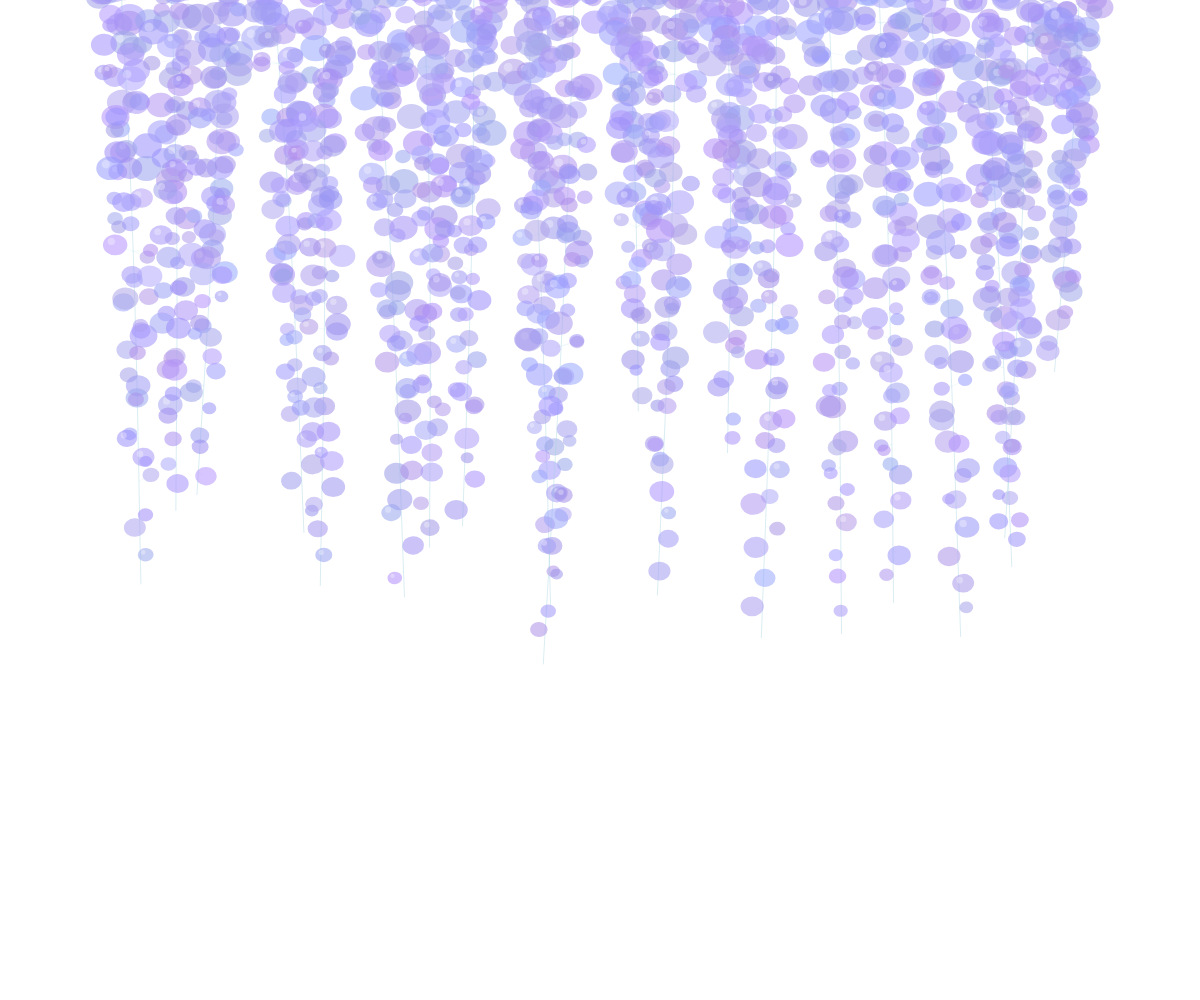
Frame 1 (no input)
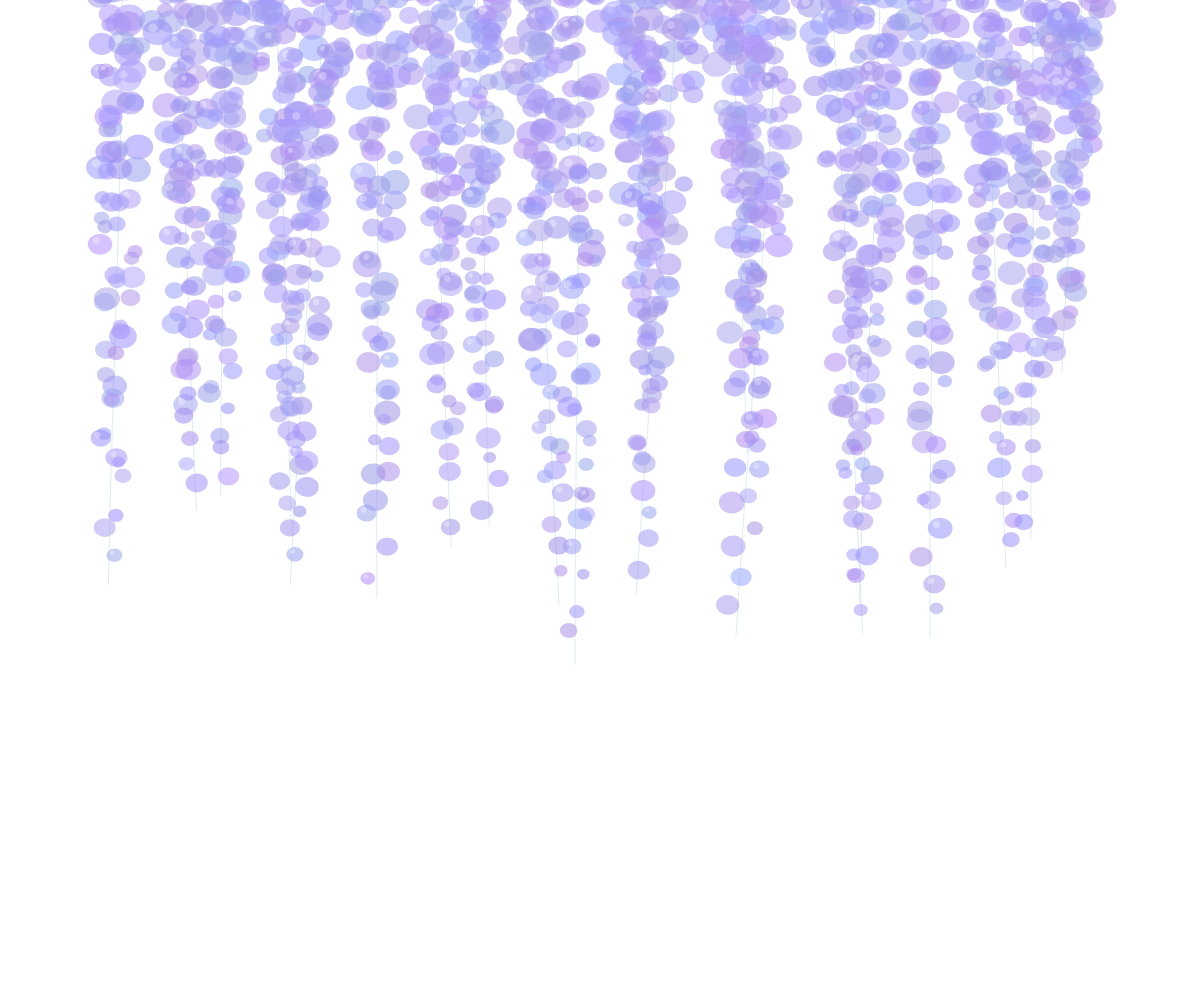
Frame 60 (no input)
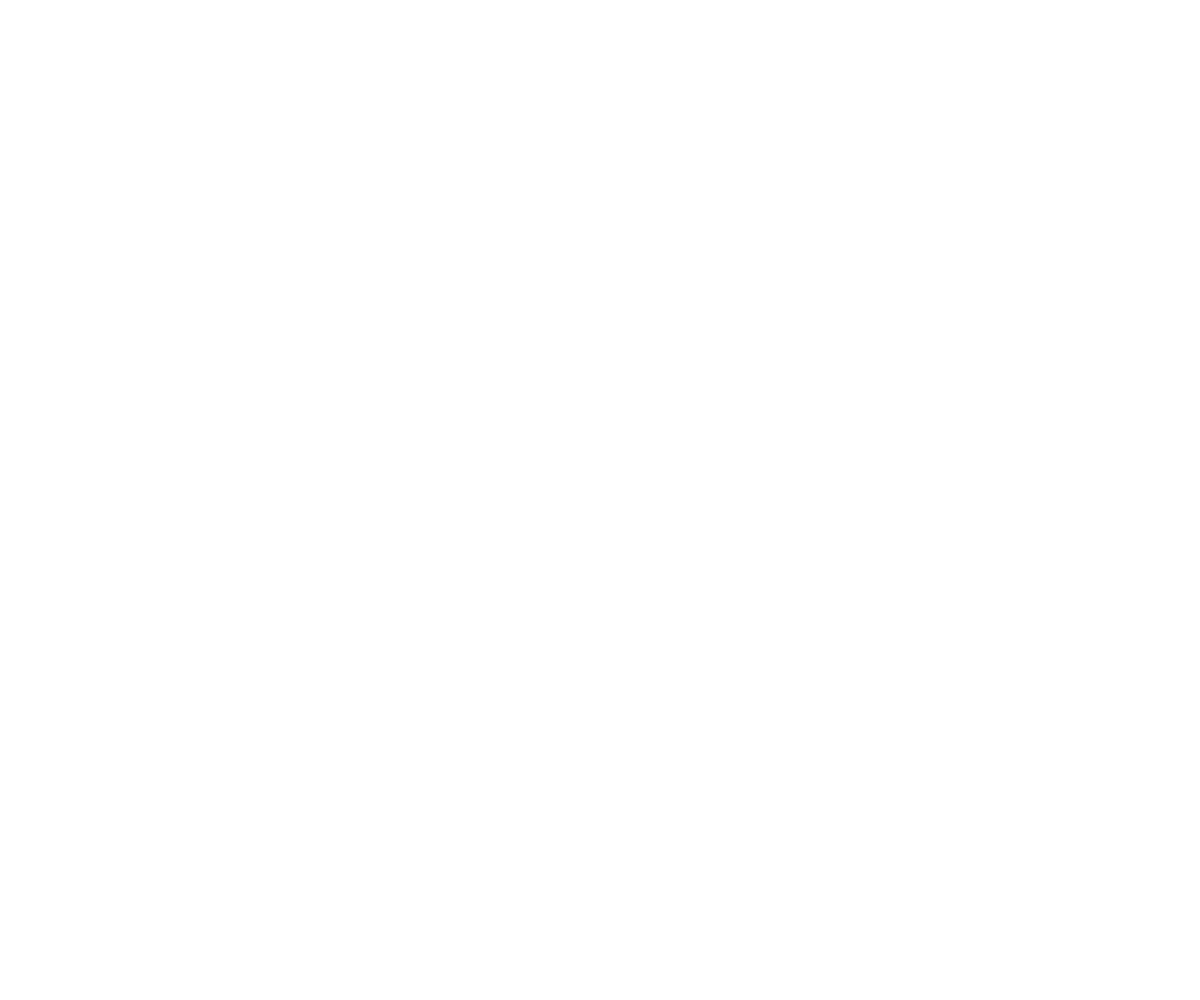
Frame 120 (the mouse pressed at the canvas centre since frame 60)

The p5.js sketch that drew these frames (run headless with seeded random() and noise() and a simulated clock; from frame 60 on, the mouse is pressed at the canvas centre):

// p5.js sketch
// ── sketch.js
/**
 * Breathe Lambeth - Wisteria "Website Edition"
 * 调整：极小幅度的呼吸式摆动，适配网页全屏尺寸
 */

let clusters = [];
let isOpen = false;
const clusterCount = 20

function setup() {
  // 设置为网页全屏尺寸
  createCanvas(windowWidth, windowHeight);
  
  for (let i = 0; i < clusterCount; i++) {
    // 在网页顶部水平均匀分布
    let xPos = map(i, 0, clusterCount - 1, width * 0.1, width * 0.9);
    clusters.push(new WisteriaCluster(xPos));
  }
}

function draw() {
  background(255); // 网页通常使用纯白背景以保持简洁

  for (let c of clusters) {
    c.update();
    c.display();
  }
}

function mousePressed() {
  // 点击页面任何地方切换“拨开/垂下”状态
  isOpen = !isOpen;
}

class WisteriaCluster {
  constructor(x) {
    this.originX = x; 
    this.originY = -30; // 稍微藏在网页顶部边缘以上
    this.currentX = x;
    this.currentY = this.originY;
    
    // 适配网页高度，长度随机在屏幕的 40% 到 70% 之间
    this.len = random(height * 0.4, height * 0.7); 
    this.segments = 24; 
    this.offsetSeed = random(2000); 
    this.petalConfigs = [];
    
    this.initVisuals();
  }

  initVisuals() {
    for (let i = 0; i < this.segments; i++) {
      let progress = i / this.segments;
      let pCount = floor(map(progress, 0, 1, 6, 1)); 
      let layer = [];
      
      for (let j = 0; j < pCount; j++) {
        layer.push({
          relX: random(-25, 25) * map(progress, 0, 1, 1, 0.4),
          relY: random(-8, 8),
          size: random(15, 30) * map(progress, 0, 1, 1.1, 0.8),
          // 颜色采样自你的原图：柔和的薰衣草紫
          c: color(random(150, 180), random(140, 170), random(230, 255), 140),
          h: random(1) > 0.85
        });
      }
      this.petalConfigs.push(layer);
    }
  }

  update() {
    let targetX = this.originX;
    let targetY = this.originY;

    if (isOpen) {
      // 网页拉开逻辑：更大幅度地滑出屏幕两侧
      targetX = (this.originX < width / 2) ? -width * 0.5 : width * 1.5;
      targetY = -this.len * 0.7;
    }

    // 网页交互建议使用更平滑的 lerp 数值
    this.currentX = lerp(this.currentX, targetX, 0.035);
    this.currentY = lerp(this.currentY, targetY, 0.035);
  }

  display() {
    push();
    translate(this.currentX, this.currentY);
    
    // 【核心修改】摆动数值调小：
    // 0.015 是速度，0.06 是幅度（约正负 3 度），呈现极轻微的呼吸感
    let swingAngle = sin(frameCount * 0.015 + this.offsetSeed) * 0.06;
    rotate(swingAngle);

    // 绘制主枝干
    stroke(160, 210, 225, 100); 
    strokeWeight(1);
    noFill();
    
    beginShape();
    vertex(0, 0);
    for(let i = 1; i <= this.segments; i++) {
        let y = map(i, 0, this.segments, 0, this.len);
        // 枝干本身的扭动幅度也同步调小
        let x = sin(i * 0.15 + frameCount * 0.015) * 3; 
        vertex(x, y);
    }
    endShape();

    // 绘制花瓣与连接小枝
    noStroke();
    for (let i = 0; i < this.petalConfigs.length; i++) {
      let layer = this.petalConfigs[i];
      let yPos = map(i, 0, this.segments, 0, this.len);
      let stemX = sin(i * 0.15 + frameCount * 0.015) * 3;

      push();
      translate(stemX, yPos);
      
      for (let p of layer) {
        // 极细的连接线
        stroke(160, 210, 225, 60);
        strokeWeight(0.5);
        line(0, 0, p.relX * 0.5, p.relY * 0.5);
        
        noStroke();
        fill(p.c);
        ellipse(p.relX, p.relY, p.size, p.size * 0.85);
        
        if (p.h) {
          fill(255, 255, 255, 80);
          ellipse(p.relX - p.size*0.15, p.relY - p.size*0.15, p.size * 0.3);
        }
      }
      pop();
    }
    pop();
  }
}

// 确保浏览器窗口大小改变时，画布自动适配
function windowResized() {
  resizeCanvas(windowWidth, windowHeight);
}
// ── demo.html
<!DOCTYPE html>
<html lang="en">
<head>
    <meta charset="UTF-8">
    <title>Cloudy Desk Pet | Demo Video</title>
    <link href="https://fonts.googleapis.com/css2?family=Press+Start+2P&display=swap" rel="stylesheet">
    <style>
        body {
            background: #0a1428;
            color: white;
            font-family: 'Inter', sans-serif;
            display: flex;
            flex-direction: column;
            align-items: center;
            justify-content: center;
            height: 100vh;
            margin: 0;
            overflow: hidden;
        }
        .video-container {
            width: 80%;
            max-width: 900px;
            border: 4px solid #90caf9;
            box-shadow: 0 0 20px rgba(144, 202, 249, 0.4);
            border-radius: 10px;
            background: #000;
        }
        video { width: 100%; display: block; }
        .back-btn {
            margin-top: 30px;
            font-family: 'Press Start 2P', cursive;
            color: #90caf9;
            text-decoration: none;
            font-size: 0.8rem;
            border: 2px solid #90caf9;
            padding: 10px 20px;
            transition: 0.3s;
        }
        .back-btn:hover { background: #90caf9; color: #0a1428; }
        h1 { font-family: 'Press Start 2P', cursive; font-size: 1rem; margin-bottom: 20px; color: #fff; }
    </style>
</head>
<body>
    <h1>DESK PET DEMO</h1>
    <div class="video-container">
        <video controls autoplay>
            <source src="deskdemo.mp4" type="video/mp4">
            Your browser does not support the video tag.
        </video>
    </div>
    <a href="index.html" class="back-btn">< BACK TO DASHBOARD</a>
</body>
</html>
// ── style.css
:root {
    --accent-blue: #90caf9;
    --text-main: #ffffff;
    --text-dim: #e3f2fd;
    --glass-bg: rgba(255, 255, 255, 0.1);
    --glass-border: 1px solid rgba(255, 255, 255, 0.2);
}

* { box-sizing: border-box; margin: 0; padding: 0; }

/* p5 sketch code */
canvas {
    display: block;
}

body {
    font-family: 'Inter', sans-serif;
    color: var(--text-main);
    line-height: 1.6;
    background: linear-gradient(rgba(10, 20, 40, 0.7), rgba(15, 30, 60, 0.85)), 
                url('background.png') top center / cover no-repeat;
    min-height: 100vh;
    background-attachment: scroll;
}

/* 窗户加载动画 */
#window-loader { position: fixed; top: 0; left: 0; width: 100%; height: 100%; display: flex; z-index: 10000; pointer-events: none; }
.shutter { width: 50%; height: 100%; background: #e3f2fd; transition: transform 2.2s cubic-bezier(0.85, 0, 0.15, 1); }
.shutter.left { border-right: 2px solid #90caf9; }
.shutter.right { border-left: 2px solid #90caf9; }
.window-open .shutter.left { transform: translateX(-100%); }
.window-open .shutter.right { transform: translateX(100%); }

/* Header 居中修复 */
header { 
    height: 45vh; 
    display: flex; 
    align-items: center; 
    justify-content: center; 
    text-align: center; 
}

.hero-text {
    display: flex;
    flex-direction: column;
    align-items: center; 
    gap: 15px; 
}

/* 标题图片精准控制 */
.hero-title-wrapper {
    display: flex;
    justify-content: center;
    width: 100%;
}

.hero-title-image {
    width: 100%;
    max-width: 600px; 
    height: auto;
    filter: drop-shadow(0 10px 20px rgba(144, 202, 249, 0.3));
    margin: 10px 0;
}

.location-tag { 
    background: #7fb9f3; 
    padding: 6px 18px; 
    border-radius: 50px; 
    font-size: 0.75rem; 
    font-weight: 700;
    align-self: center;
}

.hero-text p {
    font-size: 1.1rem;
    color: var(--text-dim);
    max-width: 600px;
}

.container { max-width: 1050px; margin: 0 auto; padding: 0 25px 100px; }

/* Dashboard */
.dashboard {
    background: var(--glass-bg); backdrop-filter: blur(30px); -webkit-backdrop-filter: blur(30px);
    border: var(--glass-border); border-radius: 40px; padding: 60px; margin-bottom: 60px;
}
.data-grid { display: grid; grid-template-columns: 1fr 1fr; gap: 50px; text-align: center; margin-bottom: 40px; }
.data-label { font-size: 0.8rem; font-weight: 700; color: var(--accent-blue); text-transform: uppercase; }
.data-val {  font-family: "Press Start 2P", system-ui;font-size: 3.8rem; font-weight: 700; margin: 10px 0; }
.status-badge { display: inline-block; padding: 6px 18px; border-radius: 50px; font-size: 0.75rem; font-weight: 700; }
.advice-box { background: rgba(255,255,255,0.05); padding: 30px; border-radius: 20px; border-left: 10px solid var(--accent-blue); }

/* 科普板块 */
.knowledge-section { display: flex; flex-direction: column; gap: 30px; margin-top: 60px; }
.knowledge-row { display: flex; gap: 30px; width: 100%; align-items: stretch; }
.info-card {
    background: rgba(255, 255, 255, 0.05); backdrop-filter: blur(20px); border: var(--glass-border);
    padding: 40px; border-radius: 35px; flex: 1;
}
.info-card.wide { flex: none; width: 100%; }
.info-card h3 { color: var(--accent-blue); margin: 15px 0; font-size: 1.5rem; font-family: "Press Start 2P", system-ui;}
.info-card p { color: #dcdde1; text-align: justify; }

/* ========================================= */
/* 桌宠介绍页样式 (左文右图) - 重点修改区域 */
/* ========================================= */
.pet-introduction-section { margin-top: 80px; margin-bottom: 40px; display: flex; justify-content: center; width: 100%; }
.pet-intro-card {
    display: flex; align-items: center; 
    gap: 0; /* 修改：去掉原本的 gap，通过 padding 控制间距 */
    background: rgba(10, 20, 40, 0.4); backdrop-filter: blur(15px);
    border: 1px solid rgba(255, 255, 255, 0.1);
    padding: 60px; border-radius: 40px; width: 100%; max-width: 1100px;
    box-shadow: 0 20px 50px rgba(0, 0, 0, 0.3);
    overflow: hidden; /* 确保图片不会撑破圆角卡片 */
}

/* 左侧文字区 */
.pet-intro-text { 
    flex: 1; /* 占一半宽 */
    display: flex; flex-direction: column; gap: 15px; 
    padding-right: 50px; /* 增加右侧 padding 作为文字和图片的间距 */
}
.pixel-tag {
    display: inline-block; background: #90caf9; color: #0a1428;
    padding: 5px 12px; border-radius: 4px; font-family: monospace; font-size: 0.90rem; font-weight: 700;
    text-transform: uppercase; letter-spacing: 2px; margin-bottom: 10px; align-self: flex-start;
}
.pet-intro-text h2 { font-family: "Press Start 2P", system-ui;font-size: 1.5 font-family: "Press Start 2P", system-ui;rem; font-weight: 800; background: linear-gradient(to bottom, #fff, #90caf9); -webkit-background-clip: text; -webkit-text-fill-color: transparent; }
.pet-intro-text p { color: #dcdde1; font-size: 1.05rem; }

.pet-mood-guide { margin-top: 20px; background: rgba(255, 255, 255, 0.03); padding: 20px; border-radius: 15px; border: 1px solid rgba(144, 202, 249, 0.1); }
.pet-mood-guide ul { list-style: none; display: grid; grid-template-columns: 1fr 1fr; gap: 12px; }
.pet-mood-guide li { display: flex; align-items: center; gap: 10px; font-size: 0.9rem; color: #b0bec5; }

.status-dot { width: 10px; height: 10px; border-radius: 50%; }
.status-dot.excellent { background-color: #FFFFFF; box-shadow: 0 0 8px #90CAF9; }
.status-dot.good { background-color: #BBDEFB; }
.status-dot.moderate { background-color: #FFE082; }
.status-dot.poor { background-color: #AFB42B; }

/* 右侧视觉区：重点修改 */
.pet-intro-visual { 
    flex: 1; /* 占一半宽 */
    display: flex; 
    justify-content: center; 
    align-items: center; /* 垂直居中图片 */
    position: relative; 
    height: 100%; /* 占满父容器高度 */
}

.pixel-pet-image { 
    width: 100%; /* 宽度占满父容器（即占卡片的一半宽） */
    max-width: none; /* 去掉之前的 max-width 限制 */
    height: auto; 
    object-fit: contain;
    
    image-rendering: pixelated; 
    filter: drop-shadow(0 10px 30px rgba(144, 202, 249, 0.3)); 
}

/* 装饰光 */
.pet-intro-visual::after {
    content: '';
    position: absolute;
    width: 200px;
    height: 200px;
    background: radial-gradient(circle, rgba(144, 202, 249, 0.15) 0%, transparent 70%);
    z-index: 1;
}

/* 按钮样式（*/
.action-buttons.horizontal {
    display: flex;
    gap: 15px;
    width: 100%;
    justify-content: center; 
    margin-top: 35px;
}

.btn-sec {
    flex: 1;
    max-width: 160px;
    text-align: center;
    padding: 12px 20px;
    background: rgba(255, 255, 255, 0.05);
    border: 1px solid var(--accent-blue);
    color: var(--accent-blue);
    text-decoration: none;
    border-radius: 12px;
    font-weight: 600;
    font-size: 0.9rem;
    transition: all 0.3s ease;
    backdrop-filter: blur(10px);
}

.btn-sec:hover {
    background: var(--accent-blue);
    color: #0a1428;
    transform: translateY(-3px);
    box-shadow: 0 5px 15px rgba(144, 202, 249, 0.3);
}

/* ========================================= */
/* Interactive Window */
/* ========================================= */
.window-intro-section { margin-top:80px; margin-bottom: 80px; display: flex; justify-content: center; width: 100%; }

.window-intro-card.video-layout {
    display: flex; 
    flex-direction: column; 
    align-items: flex-start; 
    gap: 30px;
    background: rgba(10, 20, 40, 0.4); 
    backdrop-filter: blur(15px);
    border: 1px solid rgba(255, 255, 255, 0.1);
    padding: 60px; 
    border-radius: 40px; 
    width: 100%; 
    max-width: 1100px;
}

.window-header-area {
    width: 100%;
    text-align: left;
    display: flex;
    flex-direction: column;
    gap: 15px;
}

.window-visual {
    width: 100%;
    display: flex;
    justify-content: center;
}

.video-frame-wrapper {
    width: 100%;
    max-width: 900px; 
    border-radius: 20px;
    overflow: hidden;
    box-shadow: 0 20px 50px rgba(0,0,0,0.5);
    border: 1px solid rgba(255,255,255,0.15);
}

.window-video-asset {
    width: 100%;
    height: auto;
    display: block;
}

.window-footer-area {
    width: 100%;
    max-width: 850px;
    display: flex;
    flex-direction: column;
    gap: 25px;
    text-align: left;
}

.window-footer-area p {
    color: #dcdde1; 
    font-size: 1.05rem; 
    line-height: 1.7; 
}

.window-footer-area .action-buttons.horizontal {
    justify-content: right; 
    margin-top: 1px;
}

/* 保持之前的 Tag 样式 */
.glass-tag {
    display: inline-block; 
    border: 1px solid var(--accent-blue); 
    color: var(--accent-blue);
    padding: 5px 12px; 
    border-radius: 4px; 
    font-family: monospace; 
    font-size: 0.90rem; 
    font-weight: 700;
    text-transform: uppercase; 
    letter-spacing: 2px;
    align-self: flex-start;
}

.window-header-area h2 { 
    font-family: "Press Start 2P", system-ui;
    font-size: 1.5rem; 
    font-weight: 800; 
    background: linear-gradient(to bottom, #fff, #90caf9); 
    -webkit-background-clip: text; 
    -webkit-text-fill-color: transparent; 
}

/* 响应式调整 */
@media (max-width: 900px) {
    .window-intro-card.video-layout { padding: 40px 25px; }
    .window-header-area h2 { font-size: 1.2rem; }
}

/* CTA 区  */
.outdoor-cta {
    margin-top: 40px; padding: 3px; border-radius: 50px;
    background: linear-gradient(135deg, #90caf9, #e3f2fd, #1976d2);
    background-size: 200% 200%; animation: glow 6s ease infinite;
}
@keyframes glow { 0% { background-position: 0% 50%; } 50% { background-position: 100% 50%; } 100% { background-position: 0% 50%; } }
.cta-glass-card {
    padding: 80px 40px; text-align: center; border-radius: 47px;
    background: rgba(10, 20, 40, 0.85); backdrop-filter: blur(20px);
    position: relative; overflow: hidden;
}
.cta-glass-card h2{  font-family: "Press Start 2P", system-ui;}
.cta-glass-card p { margin-top: 35px; line-height: 1.7; font-size: 1.1rem;margin-bottom: 35px;}
.btn-primary {
    display: inline-block; padding: 18px 45px; background: #fff; color: #1976d2;
    text-decoration: none; border-radius: 100px; font-weight: 700; transition: 0.3s;
}
.btn-primary:hover { transform: scale(1.05); box-shadow: 0 10px 25px rgba(255,255,255,0.2); }

/* 响应式适配 - 重点修改 */
@media (max-width: 900px) {
    .hero-title-image { max-width: 80%; }
    
    /* 桌宠卡片移动端适配 */
    .pet-intro-card {
        flex-direction: column; 
        text-align: center; 
        padding: 40px;
    }
    .pet-intro-text {
        flex: none;
        width: 100%;
        padding-right: 0; 
        margin-bottom: 60px; 
    }
    .pet-intro-visual {
        flex: none;
        width: 100%;
    }
    .pixel-pet-image {
        width: 80%; 
        max-width: 300px; 
    }
    
    /* Window 卡片移动端适配 */
    .window-intro-card { flex-direction: column-reverse; text-align: center; padding: 40px; }
    .pixel-tag, .glass-tag { align-self: center; }
}
